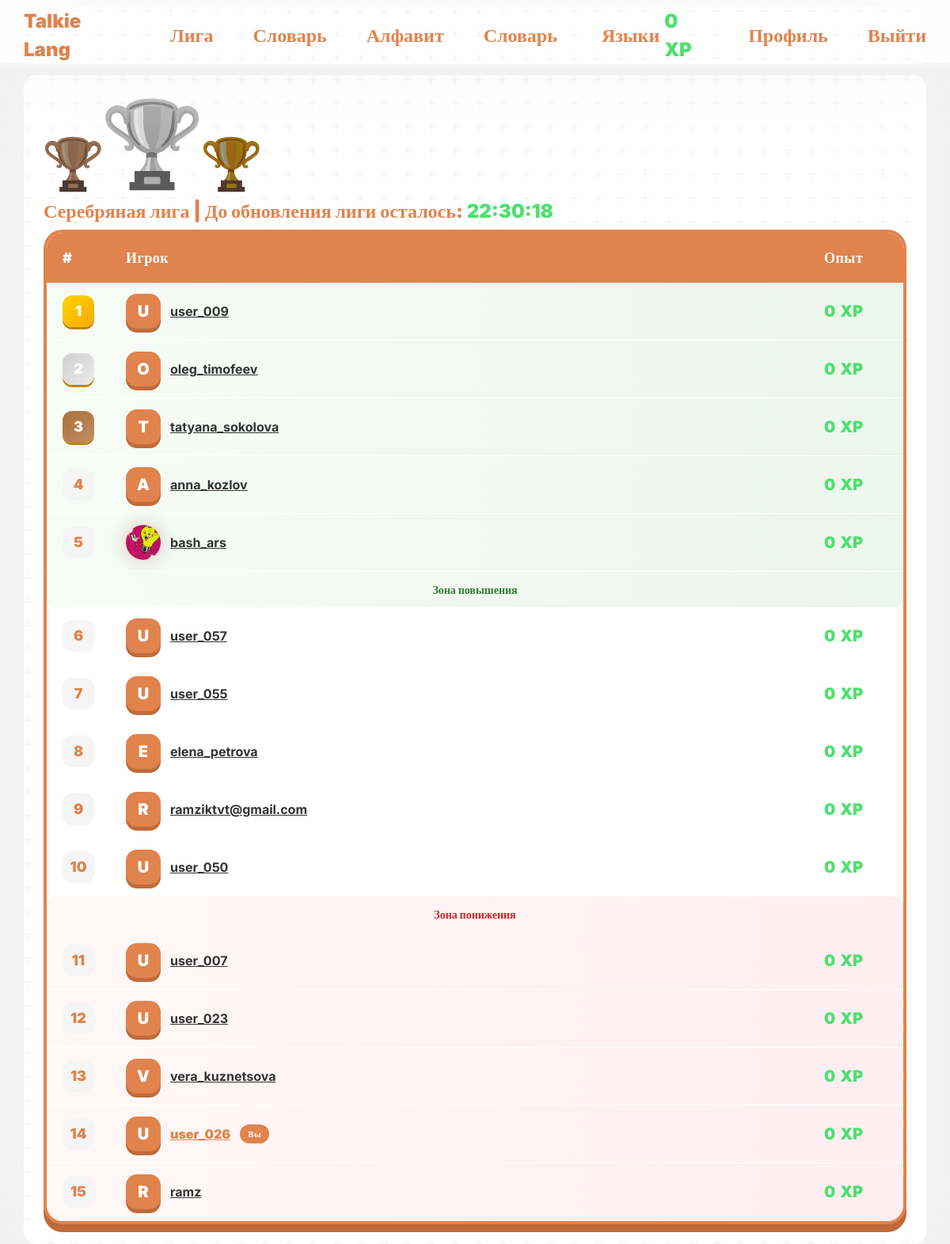
The page /league/index.php (signed in) on the database its author committed.
### tables this page shows
CREATE TABLE `users` (
  `user_id` int(11) NOT NULL,
  `user_login` text NOT NULL,
  `user_email` text NOT NULL,
  `user_password` text NOT NULL,
  `user_pfp` text DEFAULT NULL,
  `user_role` enum('user','admin') NOT NULL DEFAULT 'user',
  `user_banned` tinyint(1) NOT NULL DEFAULT 0,
  `user_weekly_xp` int(11) NOT NULL DEFAULT 0,
  `user_league` int(11) NOT NULL DEFAULT 1
);

CREATE TABLE `leagues` (
  `league_id` int(11) NOT NULL,
  `league_name` text NOT NULL
);

CREATE TABLE `league_users` (
  `id` int(11) NOT NULL,
  `user_id` int(11) NOT NULL,
  `weekly_league_id` varchar(12) NOT NULL
);

### connection-db.php (called while the page is built, shortened)
<?php
$conn = mysqli_connect("localhost","root","","Lang");
if(isset($_SESSION["id"])){
    $id = $_SESSION["id"];
    $user = mysqli_fetch_assoc(mysqli_query($conn, "select * from users join leagues on leagues.league_id = users.user_league where user_id = $id"));
}

### league/index.php (the view, shortened to what this page needs)
<?php
require "../connection-db.php";
$id = $_SESSION["id"];
$inLeague = false;
if (mysqli_num_rows(mysqli_query($conn, "SELECT * FROM `league_users` where user_id = $id")) != 0) {
    $inLeague = true;
    $league_id = mysqli_fetch_array(mysqli_query($conn, "SELECT * FROM `league_users` where user_id = $id"))[2];
    $sql = "select * from weekly_league join league_users on league_users.weekly_league_id = weekly_league.id join users on users.user_id = league_users.user_id where weekly_league.id = '$league_id'  ORDER BY users.user_weekly_xp DESC";
    $league = mysqli_fetch_all(mysqli_query($conn, $sql), MYSQLI_ASSOC);
}
?>
<!DOCTYPE html>
<html lang="en">
<?php include "../components/head.php"; ?>
<body>
    <?php include "../components/header.php"; ?>
    <main class="container">
        <?php if ($inLeague): ?>
            <div>
                <div class="d-flex align-items-end mb-2">
                    <img class="trophy copper <?= $user["league_name"] == 'Бронзавая лига' ? "active" : "" ?>"
                        src="../assets/trophy-svgrepo-com.svg" alt="">
                    <img class="trophy silver <?= $user["league_name"] == 'Серебряная лига' ? "active" : "" ?>"
                        src="../assets/trophy-svgrepo-com.svg" alt="">
                    <img class="trophy gold <?= $user["league_name"] == 'Золотая лига' ? "active" : "" ?>"
                        src="../assets/trophy-svgrepo-com.svg" alt="">
                </div>
                <h4 style="color: var(--main-color); font-weight: 900;"><?= $user["league_name"] ?> | До обновления лиги
                    осталось: <span class="timer" style="color: var(--green-color);"></span></h4>
            </div>
            <div class="league-table-wrapper">
                <table class="league-table">
                    <thead>
                        <tr>
                            <th>#</th>
                            <th>Игрок</th>
                            <th>Опыт</th>
                        </tr>
                    </thead>
                    <tbody>
                        <?php
                        $count = 0;
                        foreach ($league as $us):
                            $count++;
                            $rank = ($count == 1) ? 'top-rank' : (($count == 2) ? 'mid-rank' : (($count == 3) ? 'bottom-rank' : ''));
                            $row = ($count >= 1 && $count <= 5) ? 'green' : (($count > 10 && $count <= 15) ? 'red' : '');
                            ?>
                            <tr class="league-row <?= $row ?>" style="animation: t <?= $count / 10 ?>s ease;">
                                <td class="rank-cell">
                                    <span class="rank-number <?= $rank ?>">
                                        <?= $count ?>
                                    </span>
                                </td>
                                <td class="player-cell">
                                    <div class="player-info">
                                        <?php if (empty($us["user_pfp"])): ?>
                                            <div class="player-avatar">
                                                <?= strtoupper($us["user_login"][0]) ?>
                                            </div>
                                        <?php else: ?>
                                            <img class="player-avatar pfp" src="/images/<?= $us["user_pfp"] ?>" alt="">
                                        <?php endif; ?>
                                        <a href="/profile/?user=<?= $us["user_login"] ?>"
                                            class="player-name <?= ($us["user_id"] == $user["user_id"]) ? 'current-user-name' : '' ?> <?= $rank ?>">
                                            <?= $us["user_login"] ?>
                                        </a>
                                        <?php if ($us["user_id"] == $user["user_id"]): ?>
                                            <span class="you-badge">Вы</span>
                                        <?php endif; ?>
                                    </div>
                                </td>
                                <td class="xp-cell">
                                    <div class="xp-display">
                                        <span class="xp-value"><?= $us["user_weekly_xp"] ?></span>
                                        <span class="xp-value">XP</span>
                                    </div>
                                </td>
                            </tr>
                            <?php if ($count == 5): ?>
                                <tr class="separator-row promotion-separator">
                                    <td colspan="3">
                                        <div class="zone-divider promotion">
                                            <span>Зона повышения</span>
                                        </div>
                                    </td>
                                </tr>
                            <?php endif; ?>
                            <?php if ($count == 10): ?>
                                <tr class="separator-row demotion-separator">
                                    <td colspan="3">
                                        <div class="zone-divider demotion">
                                            <span>Зона понижения</span>
                                        </div>
                                    </td>
                                </tr>
                            <?php endif; ?>
                        <?php endforeach; ?>
                    </tbody>
                </table>
            </div>
        <?php endif; ?>
    </main>
</body>
</html>

### components/header.php (shortened to what this page needs)
<header>
    <div class="nav-bar">
        <div class="container header">
            <div>
                <a class="header-btns" href="/?lang=<?= $_SESSION["lang"] ?>">Talkie Lang</a>
                <a class="header-btns" href="/league">Лига</a>
                <?php if (!isset($_SESSION["lang"])): ?>
                    <a class="header-btns" href="/dictionary">Словарь</a>
                <?php endif; ?>
                <a class="header-btns" href="/letters">Алфавит</a>
                <a class="header-btns" href="/dictionary">Словарь</a>
                <div class="dropdown">
                    <button class="header-btns" type="button" data-bs-toggle="dropdown" aria-expanded="false">
                        Языки
                    </button>
                </div>
            </div>
            <div>
                <?php if (!isset($_SESSION["id"])): ?>
                    <a class="header-btns" href="/welcome/">Вход</a>
                    <a class="header-btns" href="/register/">Регистрация</a>
                <?php else: ?>
                    <p class="xp"><?= $user["user_weekly_xp"] ?> XP</p>
                    <a class="header-btns" href="/profile/">Профиль</a>
                    <a class="header-btns" href="/logout.php">Выйти</a>
                <?php endif; ?>
            </div>
        </div>
    </div>
</header>

### rows shown on the page
users: user_weekly_xp "0", user_league.league_name "Серебряная лига"
league_users: user.user_login "U", user.user_login "user_009", user.user_weekly_xp "0"
league_users: user.user_login "O", user.user_login "oleg_timofeev", user.user_weekly_xp "0"
league_users: user.user_login "T", user.user_login "tatyana_sokolova", user.user_weekly_xp "0"
league_users: user.user_login "A", user.user_login "anna_kozlov", user.user_weekly_xp "0"
league_users: user.user_pfp (picture), user.user_login "bash_ars", user.user_weekly_xp "0", shows "Зона повышения"
league_users: user.user_login "U", user.user_login "user_057", user.user_weekly_xp "0"
league_users: user.user_login "U", user.user_login "user_055", user.user_weekly_xp "0"
league_users: user.user_login "E", user.user_login "elena_petrova", user.user_weekly_xp "0"
league_users: user.user_login "R", user.user_login "ramziktvt@gmail.com", user.user_weekly_xp "0"
league_users: user.user_login "U", user.user_login "user_050", user.user_weekly_xp "0", shows "Зона понижения"
league_users: user.user_login "U", user.user_login "user_007", user.user_weekly_xp "0"
league_users: user.user_login "U", user.user_login "user_023", user.user_weekly_xp "0"
league_users: user.user_login "V", user.user_login "vera_kuznetsova", user.user_weekly_xp "0"
league_users: user.user_login "U", user.user_login "user_026", shows "Вы", user.user_weekly_xp "0"
league_users: user.user_login "R", user.user_login "ramz", user.user_weekly_xp "0"
